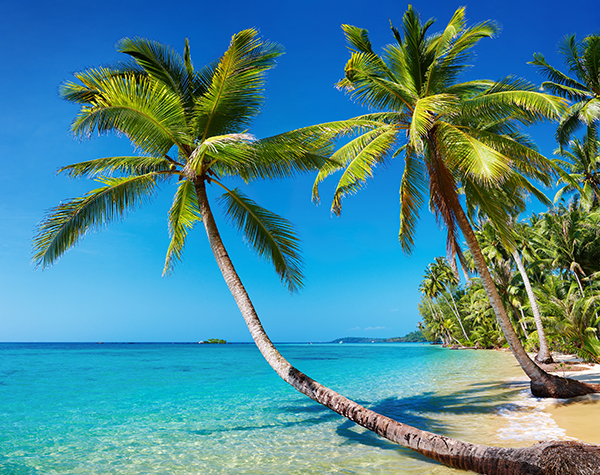
#> input picture 01-image-histograms/beach.png, 600 x 475 px
$ python adaptive.py --image ../01-image-histograms/beach.png
#> lines starting #> are read from the running program, lines starting #| are printed output that depends on the picture
import argparse
import cv2

# construct the argument parser and parse the arguments
ap = argparse.ArgumentParser()
ap.add_argument("-i", "--image", required=True, help="Path to the image")
ap.add_argument("-c", "--clip", type=float, default=2.0, help="threshold for contrast limiting")
ap.add_argument("-t", "--tile", type=int, default=8, help="tile grid size -- divides image into tile x tile cells")
args = vars(ap.parse_args())

# load the input image from disk and convert it to grayscale
print("[INFO] loading input image...")
image = cv2.imread(args["image"])
#> image is the input picture: shape (475, 600, 3); mean B, G, R 148.4, 136.5, 73.3
gray = cv2.cvtColor(image, cv2.COLOR_RGB2GRAY)
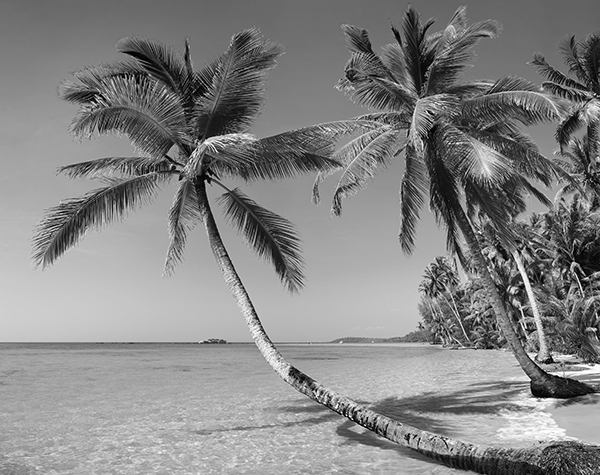
#> gray: shape (475, 600); min 0, max 255, mean 132.8

# apply CLAHE
print("[INFO] applying CLAHE...")
clahe = cv2.createCLAHE(clipLimit=args["clip"], tileGridSize=(args["tile"], args["tile"]))
equalized = clahe.apply(gray)
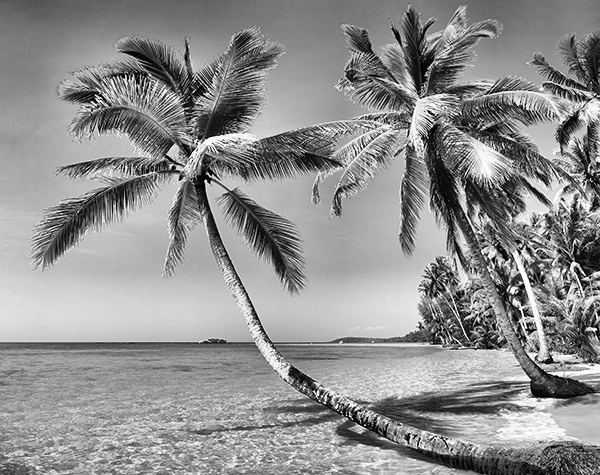
#> equalized: shape (475, 600); min 0, max 255, mean 143.1

# show the original grayscale and the clahe output image
cv2.imshow("Original", gray)
cv2.imshow("CLAHE", equalized)
cv2.waitKey(0)
